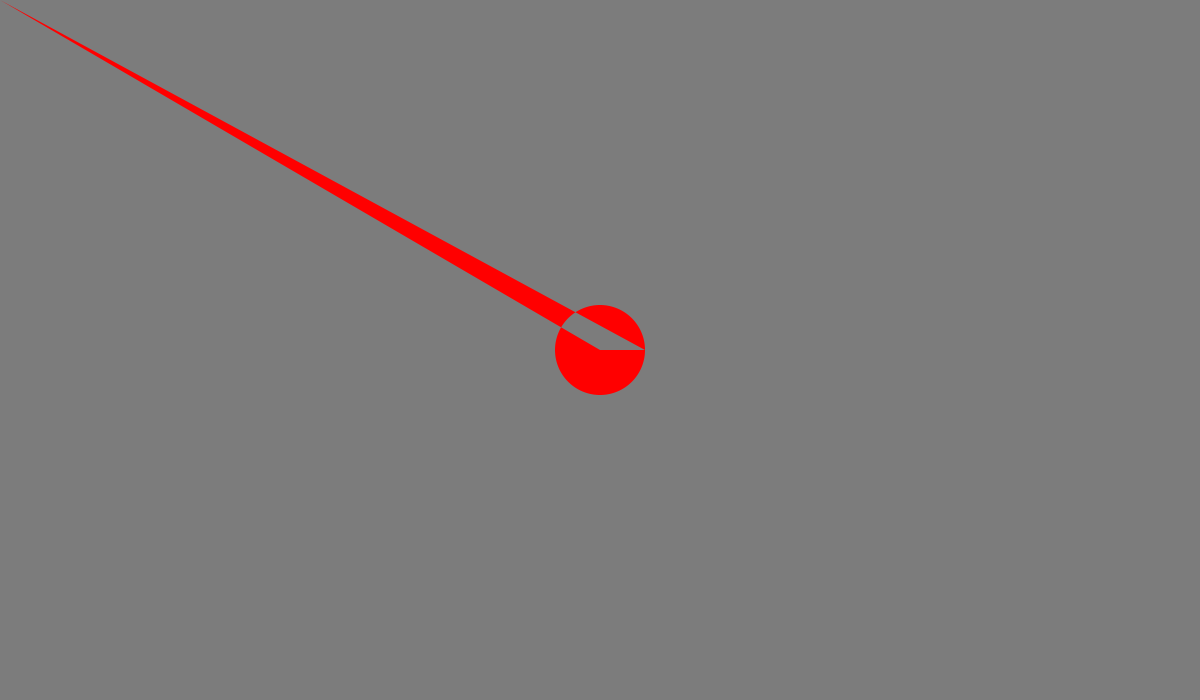
Frame 1 (no input)
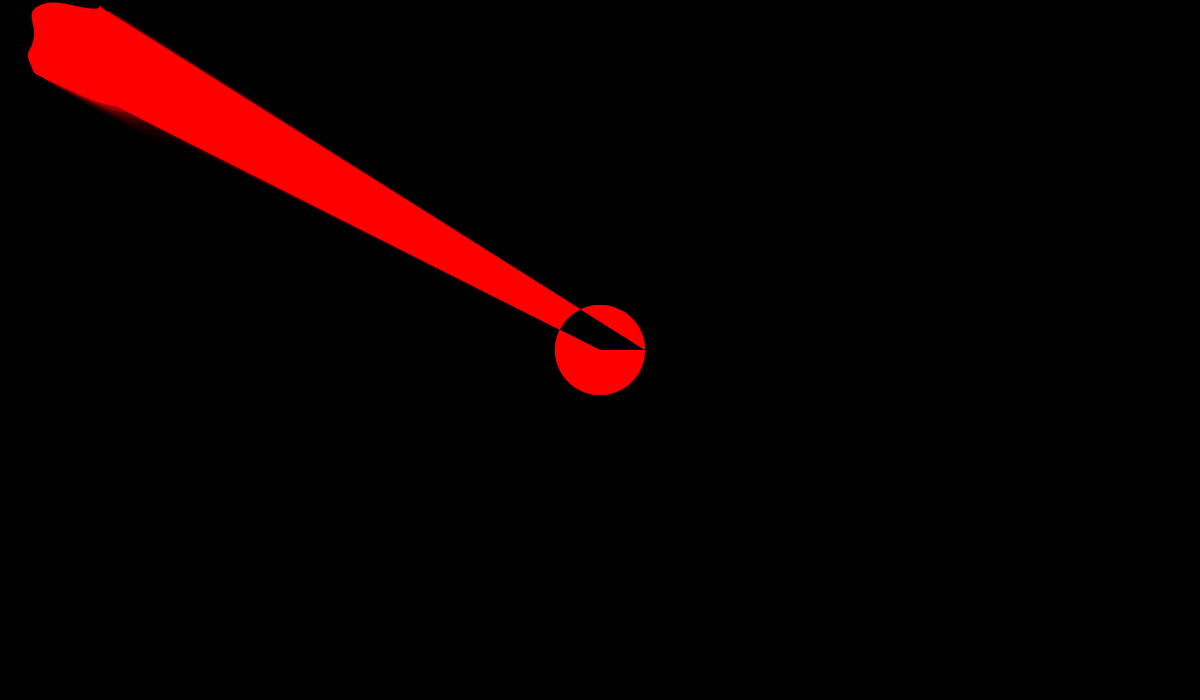
Frame 60 (the mouse pressed at the canvas centre just before this capture)
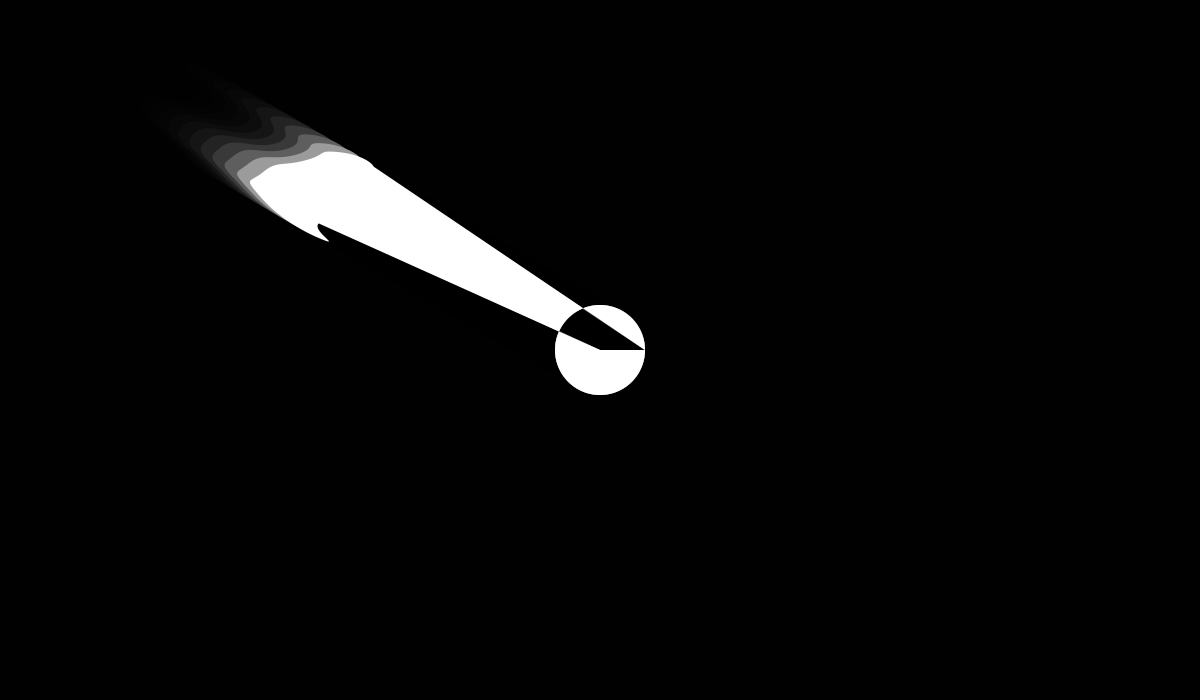
Frame 120 (the mouse held since frame 60 and released just before this capture)

The Processing sketch that drew these frames (run headless with seeded random() and noise(); from frame 60 on, the mouse is pressed at the canvas centre):

// Processing sketch: processing_108704
// ── processing_108704.pde

// Remix from original code: http://processing.org/examples/softbody.html


// center point
float centerX = 0, centerY = 0;

float radius = 45, rotAngle = -90;
float accelX, accelY;
float springing = .0009, damping = .98;

//corner nodes
int nodes = 9;
float nodeStartX[] = new float[nodes];
float nodeStartY[] = new float[nodes];
float[]nodeX = new float[nodes];
float[]nodeY = new float[nodes];
float[]angle = new float[nodes];
float[]frequency = new float[nodes];
int segmentCount = 360; // Min kode

// soft-body dynamics
float organicConstant = 1;

void setup() {
  size(1200, 700);
  //center shape in window
  centerX = width/2;
  centerY = height/2;
  // iniitalize frequencies for corner nodes
  for (int i=0; i<nodes; i++){
    frequency[i] = random(5, 12);
  }
  noStroke();
  frameRate(30);
}

void draw() {
  //fade background
  fill(0, 100);
  rect(0,0,width,height);
  drawShape();
  moveShape();
}

void drawShape() {
  //  calculate node  starting locations
  for (int i=0; i<nodes; i++){
    nodeStartX[i] = centerX+cos(radians(rotAngle))*radius;
    nodeStartY[i] = centerY+sin(radians(rotAngle))*radius;
    rotAngle += 360.0/nodes;
  }

  // draw polygon
  curveTightness(organicConstant);
  fill(255);
  float angleStep = 360/segmentCount; //Min kode
  
  beginShape();
  for (int i=0; i<nodes; i++){
    curveVertex(nodeX[i], nodeY[i]);
  }
  for (int i=0; i<nodes-1; i++){
    curveVertex(nodeX[i], nodeY[i]);
  }
  
  //Min kode
  vertex(width/2, height/2);
  for (float angle=0; angle<=360; angle+=angleStep){
    float vx = width/2 + cos(radians(angle))*radius;
    float vy = height/2 + sin(radians(angle))*radius;
    vertex(vx, vy);
    fill(angle, mouseX, mouseY);
  } 
  //Min kode slut 
 
  endShape(CLOSE);
}

void moveShape() {
  //move center point
  float deltaX = mouseX-centerX;
  float deltaY = mouseY-centerY;

  // create springing effect
  deltaX *= springing;
  deltaY *= springing;
  accelX += deltaX;
  accelY += deltaY;

  // move predator's center
  centerX += accelX;
  centerY += accelY;

  // slow down springing
  accelX *= damping;
  accelY *= damping;

  // change curve tightness
  organicConstant = 1-((abs(accelX)+abs(accelY))*.1);

  //move nodes
  for (int i=0; i<nodes; i++){
    nodeX[i] = nodeStartX[i]+sin(radians(angle[i]))*(accelX*2);
    nodeY[i] = nodeStartY[i]+sin(radians(angle[i]))*(accelY*2);
    angle[i]+=frequency[i];
  }
}
